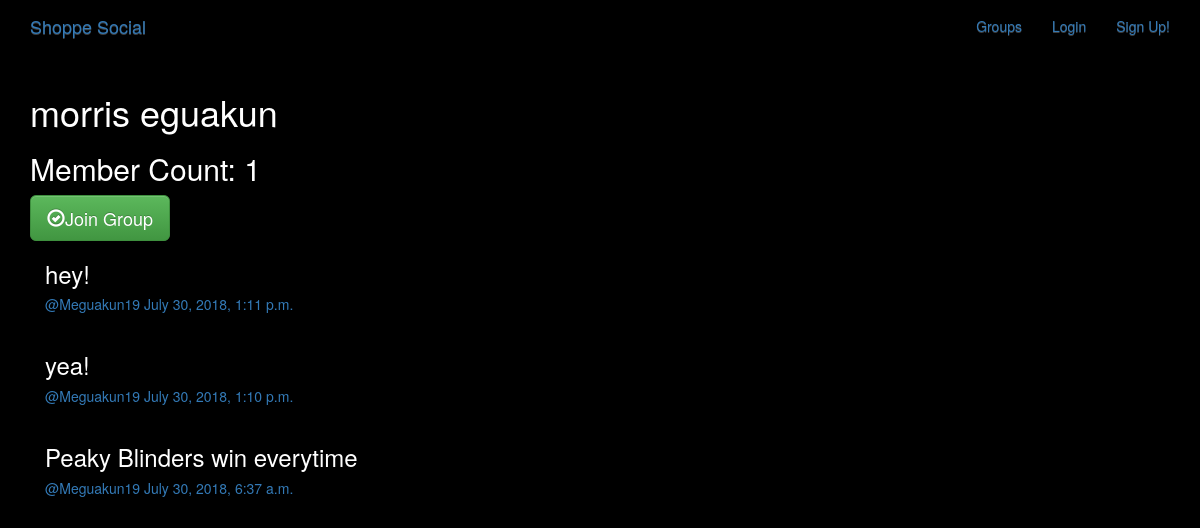
/groups/posts/in/morris-eguakun/, run on the app's committed database.
### groups/models.py (models this page shows, shortened)
class Group(models.Model):
    name = models.CharField(max_length=255, unique=True)
    slug = models.SlugField(allow_unicode=True, unique=True)
    description = models.TextField(blank=True, default='')
    description_html = models.TextField(editable=False, default='', blank=True)
    members = models.ManyToManyField(User, through='GroupMember')
    class Meta:
        ordering = ['name']

### posts/models.py (models this page shows, shortened)
class Post(models.Model):
    user = models.ForeignKey(User, related_name='posts', on_delete=models.CASCADE)
    created_at = models.DateTimeField(auto_now=True)
    message = models.TextField()
    message_html = models.TextField(editable=False)
    group = models.ForeignKey(Group, related_name='posts', null=True, blank=True, on_delete=models.CASCADE)
    class Meta:
        ordering = ['-created_at']
        unique_together = ['user', 'message']

### groups/views.py (the view)
# urls.py: url(r'posts/in/(?P<slug>[-\w]+)/$', views.SingleGroup.as_view(), name='single'),
class SingleGroup(generic.DetailView):
    model = Group

### groups/templates/groups/group_detail.html
{%extends "groups/group_base.html"%}
{%block pregroup%}
<h1>{{group.name}}</h1>
<h2>Member Count: {{group.members.count}}</h2>
<div class="content">
    {%if user in group.members.all%}
    <a href="{%url 'groups:leave' slug=group.slug%}" class ='btn btn-lg btn-fill btn-warning'><span class="glyphicon glyphicon-remove-circle"></span>Leave Group</a>
    {%else%}
    <a href="{%url 'groups:join' slug=group.slug%}" class ='btn btn-lg btn-fill btn-success'><span class="glyphicon glyphicon-ok-circle"></span>Join Group</a>
    {%endif%}
</div>
{%endblock%}
{%block group_content%}
<div class="col-md-8">
    {%if group.posts.count == 0%}
    <h2>No posts in this group yet!</h2>
    {%else%}
        {%for post in group.posts.all%}
            {%include "posts/_post.html"%}
        {%endfor%}
    {%endif%}
</div>
{%endblock%}

### posts/templates/posts/_post.html (shortened to what this page needs)
<div class="post media">
    <h3>{{ post.message_html|safe }}</h3>
    <div class="media-body">
        <h5 class="media-heading">
        <span class="username">
            <a href="{%url 'posts:for_user' username=post.user.username%}">@{{post.user.username}}</a>
        </span>
        <time class="time">
            <a href="{%url 'posts:single' username=post.user.username pk=post.pk%}">
            {{post.created_at}}
            </a>
        </time>
    </h5>
    </div>
</div>

### static/simplesocial/css/master.css (style rules this page uses)
body { margin: 0; overflow: hidden; background-color: black; color:white; }

### data on the page
Group: name "morris eguakun", members.count "1"
Post: message_html "hey!", user.username "Meguakun19", created_at "July 30, 2018, 1:11 p.m."
Post: message_html "yea!", user.username "Meguakun19", created_at "July 30, 2018, 1:10 p.m."
Post: message_html "Peaky Blinders win everytime", user.username "Meguakun19", created_at "July 30, 2018, 6:37 a.m."
